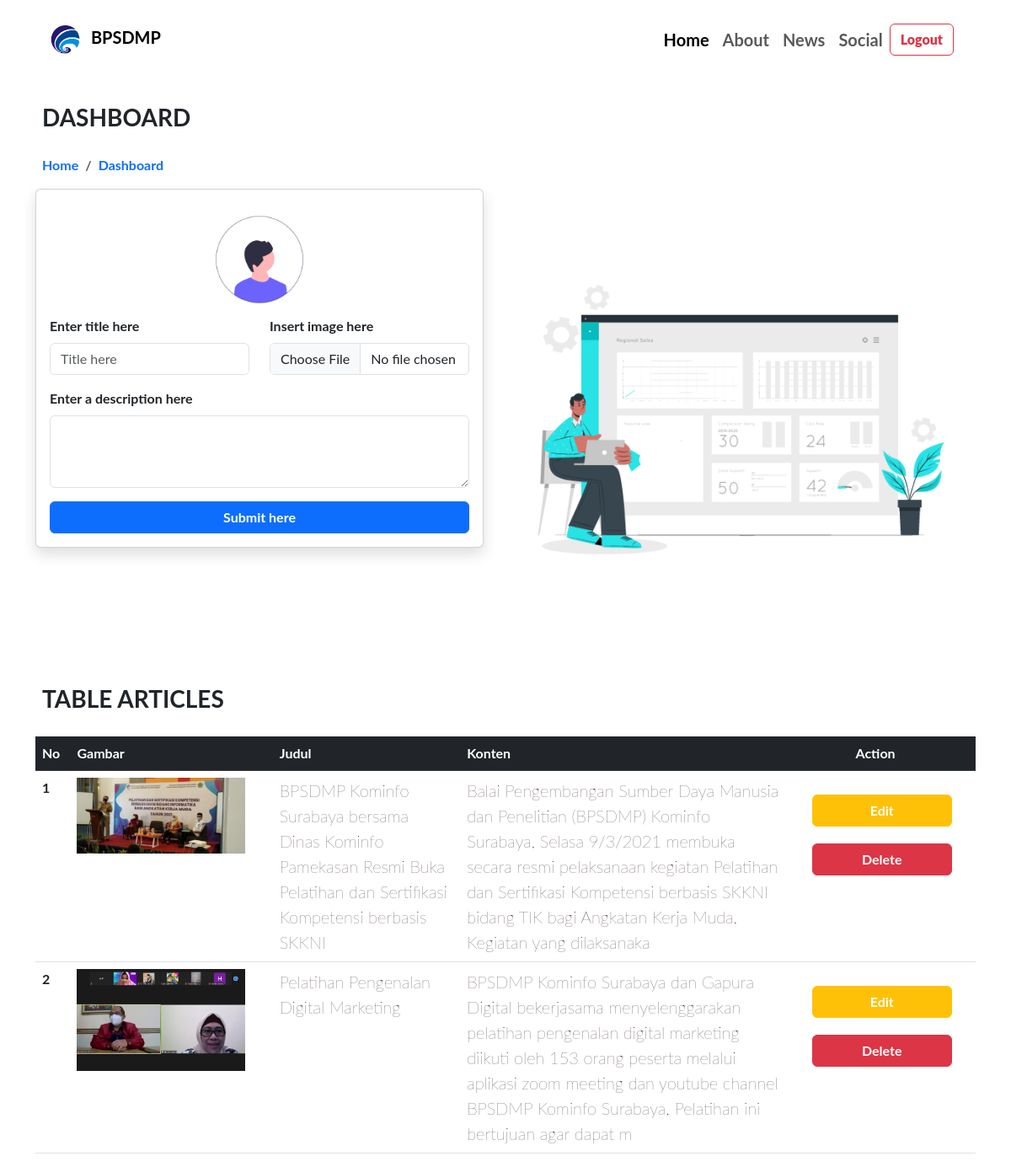
The app's page /crud/AdminIndex.php (signed in) with its own data.
### tables this page shows
CREATE TABLE `articles` (
  `id` int(11) NOT NULL,
  `gambar` varchar(255) NOT NULL,
  `judul` varchar(255) NOT NULL,
  `konten` varchar(255) NOT NULL
);

### crud/AdminIndex.php (the view, shortened to what this page needs)
<?php include("../config.php"); ?>
<!DOCTYPE html>
<html lang="en">
<head>
    <link rel="stylesheet" href="../bootstrap/css/bootstrap.css" />
</head>
<body>
    <nav class="navbar navbar-expand-lg p-4 mx-4 fixed">
        <div class="container-fluid">
            <a class="navbar-brand fw-bolder" href="/Index.php">
                <img src="/assets/logo BPSDMP.png" width="35px" height="auto" class="me-2" />
                BPSDMP</a>
            <div class="collapse navbar-collapse" id="navbarText">
                <ul class="navbar-nav ms-auto mb-2 mb-lg-0 fs-5 fw-bolder">
                    <li class="nav-item">
                        <a class="nav-link active" aria-current="page" href="/Index.php" target="_blank">Home</a>
                    </li>
                    <li class="nav-item">
                        <a class="nav-link" href="/About.php">About</a>
                    </li>
                    <li class="nav-item">
                        <a class="nav-link" href="#">News</a>
                    </li>
                    <li class="nav-item">
                        <a class="nav-link" href="#">Social</a>
                    </li>
                    <li class="nav-item pt-1">
                        <a href="../authentication/LogoutController.php" class="btn btn-outline-danger me-2 fw-bolder">Logout</a>
                    </li>
                </ul>
            </div>
        </div>
    </nav>
    <div class="container">
        <nav aria-label="breadcrumb" id="home">
            <ol class="breadcrumb">
                <li class="breadcrumb-item active fs-3 fw-bolder text-dark p-2 pt-4 text-uppercase" aria-current="page">
                    Dashboard</li>
            </ol>
            <ol class="breadcrumb pl-2 ms-2">
                <li class="breadcrumb-item fw-bolder text-dark"><a href="#home">Home</a></li>
                <li class="breadcrumb-item active fw-bolder" aria-current="page"><a href="#table-article">Dashboard</a></li>
            </ol>
        </nav>
    </div>
    <div class="container">
        <div class="row">
            <div class="col">
                <div class="card bg-light shadow p-3  bg-body rounded">
                    <div class="align-self-center align-items-center justify-content-center">
                        <img src="/assets/components/profile.png" width="150px" height="auto" />
                    </div>
                    <form action="./inputController.php" method="POST">
                        <div class="row">
                            <div class="col">
                                <label for="title" class="form-label fw-bolder text-dark">Enter title here</label>
                                <input type="text" class="form-control" placeholder="Title here" id="title" name="judul" required />
                            </div>
                            <div class="col">
                                <label for="gambar" class="form-label fw-bolder text-dark">Insert image here</label>
                                <input class="form-control" type="file" id="gambar" name="gambar" required />
                            </div>
                            <div class="form-group mt-3">
                                <label for="konten" class="form-label fw-bolder text-dark" required>Enter a description
                                    here</label>
                                <textarea class="form-control" id="konten" rows="3" name="konten"></textarea>
                            </div>
                            <div class="form-group">
                                <input type="submit" class="btn btn-primary w-100 mt-3 fw-bolder" name="submit" value="Submit here" />
                            </div>
                        </div>
                    </form>
                </div>
            </div>
            <div class="col align-self-center align-items-center justify-content-center">
                <img src="/assets/components/73084-dashborad-ui-animation.gif" class="img-hero" />
            </div>
        </div>
    </div>
    <div class="container">
        <nav aria-label="breadcrumb" id="table-article">
            <ol class="breadcrumb">
                <li class="breadcrumb-item active fs-3 fw-bolder text-dark p-2 pt-4 text-uppercase" aria-current="page">
                    Table Articles</li>
            </ol>
        </nav>
    </div>
    <div class="container">
        <table class="table">
            <thead class="table-dark rounded">
                <tr>
                    <th scope="col" width="20px">No</th>
                    <th scope="col" width="100px">Gambar</th>
                    <th scope="col" width="200px">Judul</th>
                    <th scope="col" width="350px">Konten</th>
                    <th scope="col" width="200px" style="padding-left:80px">Action</th>
                </tr>
            </thead>
            <tbody>
                <?php
                $sql = "SELECT * FROM articles";
                $query = mysqli_query($db, $sql);
                $noUrut = 0;
                while ($article = mysqli_fetch_array($query)) {
                    $noUrut++;
                    echo "<tr>";
                    echo "<th scope='row'>$noUrut</th>";
                    echo "<td><img src='/assets/$article[gambar]' width='200px' height='auto' /></td>";
                    echo "<td>$article[judul]</td>";
                    echo "<td>$article[konten]</td>";
                    echo "<td class'td-action'>";
                    echo "<a href='./FormEdit.php?id=" . $article['id'] . "' class='btn btn-warning action'>Edit</a>";
                    echo "<a href='./DeleteController.php?id=" . $article['id'] . "' class='btn btn-danger action'>Delete</a>";
                    echo "</td>";
                    echo "</tr>";
                }
                ?>
            </tbody>
        </table>
    </div>
</body>
</html>

### crud/AdminIndex.php (style rules this page uses)
* { font-family: "Lato", sans-serif; }
.img-hero { width: 560px; }
a { text-decoration: none; }
thead { border-radius: 100px; }
.action { margin: 20px 20px; }
td { font-size: 20px; font-weight: lighter; color: #1A0000; }
td .btn { display: flex; text-align: center; justify-content: center; align-items: center; color: white; font-weight: bold; }

### records on screen
articles: gambar (picture), judul "BPSDMP Kominfo Surabaya bersama Dinas Kominfo Pamekasan Resmi Buka Pelatihan dan Sertifikasi Kompetensi berbasis SKKNI", konten "Balai Pengembangan Sumber Daya Manusia dan Penelitian (BPSDMP) Kominfo Surabaya, Selasa 9/3/2021 membuka secara resmi pelaksanaan kegiatan Pelatihan dan Sertifikasi Kompetensi berbasis SKKNI bidang TIK bagi Angkatan Kerja Muda. Kegiatan yang dilaksanaka"
articles: gambar (picture), judul "Pelatihan Pengenalan Digital Marketing", konten "BPSDMP Kominfo Surabaya dan Gapura Digital bekerjasama menyelenggarakan pelatihan pengenalan digital marketing diikuti oleh 153 orang peserta melalui aplikasi zoom meeting dan youtube channel BPSDMP Kominfo Surabaya. Pelatihan ini bertujuan agar dapat m"
